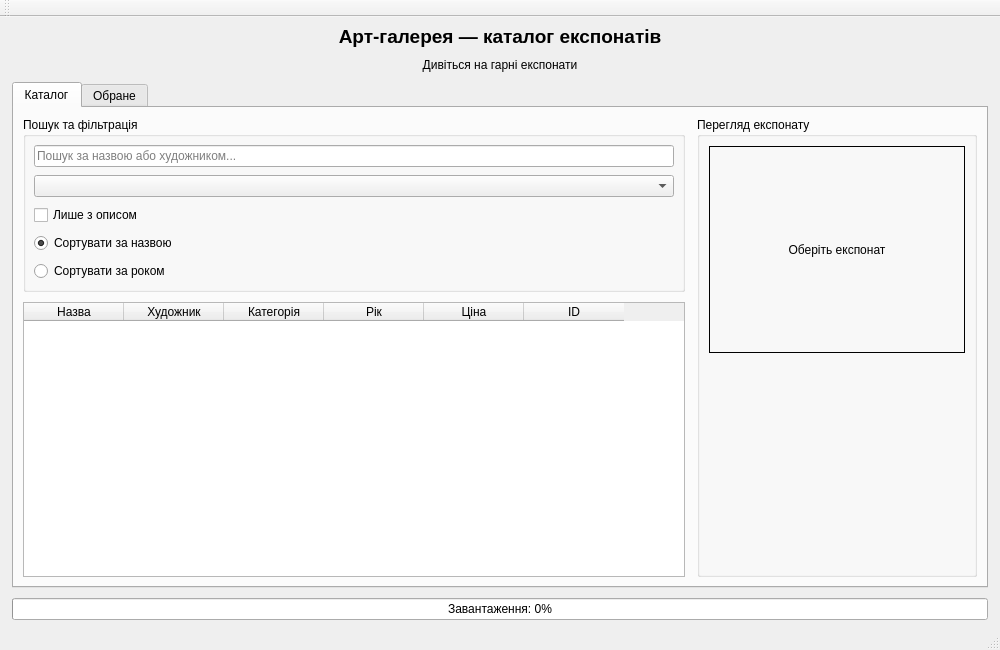
<?xml version="1.0" encoding="UTF-8"?>
<ui version="4.0">
 <class>MainWindow</class>
 <widget class="QMainWindow" name="MainWindow">
  <property name="geometry">
   <rect>
    <x>0</x>
    <y>0</y>
    <width>1000</width>
    <height>650</height>
   </rect>
  </property>
  <property name="windowTitle">
   <string>Арт-галерея</string>
  </property>
  <widget class="QWidget" name="centralwidget">
   <layout class="QVBoxLayout" name="verticalLayout">
    <property name="spacing">
     <number>10</number>
    </property>
    <property name="leftMargin">
     <number>12</number>
    </property>
    <property name="topMargin">
     <number>8</number>
    </property>
    <property name="rightMargin">
     <number>12</number>
    </property>
    <property name="bottomMargin">
     <number>8</number>
    </property>
    <item>
     <widget class="QLabel" name="titleLabel">
      <property name="font">
       <font>
        <pointsize>14</pointsize>
        <bold>true</bold>
       </font>
      </property>
      <property name="text">
       <string>Арт-галерея — каталог експонатів</string>
      </property>
      <property name="alignment">
       <set>Qt::AlignmentFlag::AlignCenter</set>
      </property>
     </widget>
    </item>
    <item>
     <widget class="QLabel" name="subtitleLabel">
      <property name="text">
       <string>Дивіться на гарні експонати</string>
      </property>
      <property name="alignment">
       <set>Qt::AlignmentFlag::AlignCenter</set>
      </property>
     </widget>
    </item>
    <item>
     <widget class="QTabWidget" name="tabWidget">
      <property name="currentIndex">
       <number>0</number>
      </property>
      <widget class="QWidget" name="catalogTab">
       <attribute name="title">
        <string>Каталог</string>
       </attribute>
       <layout class="QHBoxLayout" name="catalogLayout">
        <property name="spacing">
         <number>12</number>
        </property>
        <item>
         <layout class="QVBoxLayout" name="leftLayout">
          <property name="spacing">
           <number>10</number>
          </property>
          <item>
           <widget class="QGroupBox" name="filterGroup">
            <property name="title">
             <string>Пошук та фільтрація</string>
            </property>
            <layout class="QVBoxLayout" name="filterLayout">
             <property name="spacing">
              <number>8</number>
             </property>
             <property name="leftMargin">
              <number>8</number>
             </property>
             <property name="topMargin">
              <number>8</number>
             </property>
             <property name="rightMargin">
              <number>8</number>
             </property>
             <property name="bottomMargin">
              <number>8</number>
             </property>
             <item>
              <widget class="QLineEdit" name="searchEdit">
               <property name="toolTip">
                <string>Живий пошук</string>
               </property>
               <property name="placeholderText">
                <string>Пошук за назвою або художником...</string>
               </property>
              </widget>
             </item>
             <item>
              <widget class="QComboBox" name="categoryFilter">
               <property name="toolTip">
                <string>Фільтр за категорією</string>
               </property>
              </widget>
             </item>
             <item>
              <widget class="QCheckBox" name="availableOnlyCheck">
               <property name="text">
                <string>Лише з описом</string>
               </property>
              </widget>
             </item>
             <item>
              <widget class="QRadioButton" name="sortByTitleRadio">
               <property name="text">
                <string>Сортувати за назвою</string>
               </property>
               <property name="checked">
                <bool>true</bool>
               </property>
              </widget>
             </item>
             <item>
              <widget class="QRadioButton" name="sortByYearRadio">
               <property name="text">
                <string>Сортувати за роком</string>
               </property>
              </widget>
             </item>
            </layout>
           </widget>
          </item>
          <item>
           <widget class="QTableWidget" name="catalogTable">
            <property name="toolTip">
             <string>Таблиця експонатів</string>
            </property>
            <column>
             <property name="text">
              <string>Назва</string>
             </property>
            </column>
            <column>
             <property name="text">
              <string>Художник</string>
             </property>
            </column>
            <column>
             <property name="text">
              <string>Категорія</string>
             </property>
            </column>
            <column>
             <property name="text">
              <string>Рік</string>
             </property>
            </column>
            <column>
             <property name="text">
              <string>Ціна</string>
             </property>
            </column>
            <column>
             <property name="text">
              <string>ID</string>
             </property>
            </column>
           </widget>
          </item>
         </layout>
        </item>
        <item>
         <widget class="QGroupBox" name="previewGroup">
          <property name="minimumSize">
           <size>
            <width>280</width>
            <height>0</height>
           </size>
          </property>
          <property name="title">
           <string>Перегляд експонату</string>
          </property>
          <layout class="QVBoxLayout" name="previewLayout">
           <item>
            <widget class="QLabel" name="imageLabel">
             <property name="minimumSize">
              <size>
               <width>0</width>
               <height>120</height>
              </size>
             </property>
             <property name="frameShape">
              <enum>QFrame::Shape::Box</enum>
             </property>
             <property name="text">
              <string>Оберіть експонат</string>
             </property>
             <property name="scaledContents">
              <bool>false</bool>
             </property>
             <property name="alignment">
              <set>Qt::AlignmentFlag::AlignCenter</set>
             </property>
            </widget>
           </item>
           <item>
            <widget class="QLabel" name="detailsLabel">
             <property name="minimumSize">
              <size>
               <width>0</width>
               <height>80</height>
              </size>
             </property>
             <property name="text">
              <string/>
             </property>
             <property name="alignment">
              <set>Qt::AlignmentFlag::AlignHCenter|Qt::AlignmentFlag::AlignTop</set>
             </property>
             <property name="wordWrap">
              <bool>true</bool>
             </property>
            </widget>
           </item>
          </layout>
         </widget>
        </item>
       </layout>
      </widget>
      <widget class="QWidget" name="favoritesTab">
       <attribute name="title">
        <string>Обране</string>
       </attribute>
       <layout class="QHBoxLayout" name="favoritesMainLayout">
        <property name="spacing">
         <number>12</number>
        </property>
        <item>
         <layout class="QVBoxLayout" name="favoritesLeftLayout">
          <property name="spacing">
           <number>8</number>
          </property>
          <item>
           <widget class="QListWidget" name="favoritesList">
            <property name="minimumSize">
             <size>
              <width>220</width>
              <height>0</height>
             </size>
            </property>
            <property name="toolTip">
             <string>Список обраних експонатів</string>
            </property>
           </widget>
          </item>
          <item>
           <widget class="QPushButton" name="removeFavoriteButton">
            <property name="text">
             <string>Видалити з обраного</string>
            </property>
           </widget>
          </item>
          <item>
           <widget class="QLabel" name="favoritesHint">
            <property name="text">
             <string>Додайте експонат через контекстне меню таблиці.</string>
            </property>
            <property name="alignment">
             <set>Qt::AlignmentFlag::AlignCenter</set>
            </property>
            <property name="wordWrap">
             <bool>true</bool>
            </property>
           </widget>
          </item>
         </layout>
        </item>
        <item>
         <widget class="QGroupBox" name="favoritePreviewGroup">
          <property name="minimumSize">
           <size>
            <width>280</width>
            <height>0</height>
           </size>
          </property>
          <property name="title">
           <string>Перегляд обраного</string>
          </property>
          <layout class="QVBoxLayout" name="favoritePreviewLayout">
           <item>
            <widget class="QLabel" name="favoriteImageLabel">
             <property name="minimumSize">
              <size>
               <width>0</width>
               <height>120</height>
              </size>
             </property>
             <property name="frameShape">
              <enum>QFrame::Shape::Box</enum>
             </property>
             <property name="text">
              <string>Оберіть експонат зі списку</string>
             </property>
             <property name="alignment">
              <set>Qt::AlignmentFlag::AlignCenter</set>
             </property>
            </widget>
           </item>
           <item>
            <widget class="QLabel" name="favoriteDetailsLabel">
             <property name="text">
              <string/>
             </property>
             <property name="alignment">
              <set>Qt::AlignmentFlag::AlignHCenter|Qt::AlignmentFlag::AlignTop</set>
             </property>
             <property name="wordWrap">
              <bool>true</bool>
             </property>
            </widget>
           </item>
          </layout>
         </widget>
        </item>
       </layout>
      </widget>
     </widget>
    </item>
    <item>
     <widget class="QProgressBar" name="progressBar">
      <property name="value">
       <number>0</number>
      </property>
      <property name="format">
       <string>Завантаження: %p%</string>
      </property>
     </widget>
    </item>
   </layout>
  </widget>
  <widget class="QMenuBar" name="menubar">
   <property name="geometry">
    <rect>
     <x>0</x>
     <y>0</y>
     <width>1000</width>
     <height>39</height>
    </rect>
   </property>
  </widget>
  <widget class="QStatusBar" name="statusbar"/>
  <widget class="QToolBar" name="mainToolBar">
   <property name="windowTitle">
    <string>Панель інструментів</string>
   </property>
   <attribute name="toolBarArea">
    <enum>TopToolBarArea</enum>
   </attribute>
   <attribute name="toolBarBreak">
    <bool>false</bool>
   </attribute>
  </widget>
 </widget>
 <resources/>
 <connections/>
</ui>
